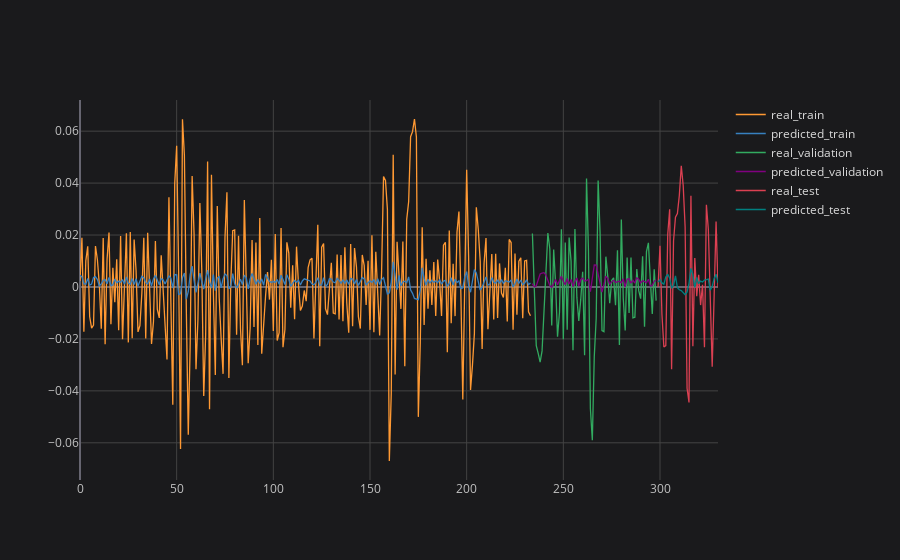

Here is the notebook cell this chart was saved with:
### Code cell
# plotting partial result
plot_ticker = 'PETR4'
plot_feature = 'Adj Close'
plot_imf = 'IMF1'

concatenated_results[plot_ticker][plot_feature][plot_imf].iplot(title=f'{plot_ticker} {plot_feature} {plot_imf}', asFigure=True, layout=space)

### Figure 1 — Plotly figure (JSON) as saved in the notebook; plotly's stock layout.template omitted (floating-point values rounded to 4 significant figures; data arrays with more than 128 entries replaced by an {"elided": "..."} marker saying what was removed)
{"data": [{"line": {"color": "rgba(255, 153, 51, 1.0)", "dash": "solid", "shape": "linear", "width": 1.3}, "mode": "lines", "name": "real_train", "text": "", "type": "scatter", "x": {"elided": "331 float values"}, "y": {"elided": "331 mixed values"}}, {"line": {"color": "rgba(55, 128, 191, 1.0)", "dash": "solid", "shape": "linear", "width": 1.3}, "mode": "lines", "name": "predicted_train", "text": "", "type": "scatter", "x": {"elided": "331 float values"}, "y": {"elided": "331 mixed values"}}, {"line": {"color": "rgba(50, 171, 96, 1.0)", "dash": "solid", "shape": "linear", "width": 1.3}, "mode": "lines", "name": "real_validation", "text": "", "type": "scatter", "x": {"elided": "331 float values"}, "y": {"elided": "331 mixed values"}}, {"line": {"color": "rgba(128, 0, 128, 1.0)", "dash": "solid", "shape": "linear", "width": 1.3}, "mode": "lines", "name": "predicted_validation", "text": "", "type": "scatter", "x": {"elided": "331 float values"}, "y": {"elided": "331 mixed values"}}, {"line": {"color": "rgba(219, 64, 82, 1.0)", "dash": "solid", "shape": "linear", "width": 1.3}, "mode": "lines", "name": "real_test", "text": "", "type": "scatter", "x": {"elided": "331 float values"}, "y": {"elided": "331 mixed values"}}, {"line": {"color": "rgba(0, 128, 128, 1.0)", "dash": "solid", "shape": "linear", "width": 1.3}, "mode": "lines", "name": "predicted_test", "text": "", "type": "scatter", "x": {"elided": "331 float values"}, "y": {"elided": "331 mixed values"}}], "layout": {"legend": {"bgcolor": "#1A1A1C", "font": {"color": "#D9D9D9", "size": 12}}, "paper_bgcolor": "#1A1A1C", "plot_bgcolor": "#1A1A1C", "title": {"font": {"color": "#D9D9D9"}, "x": 0.5}, "xaxis": {"gridcolor": "#434343", "showgrid": true, "tickfont": {"color": "#C2C2C2", "size": 12}, "title": {"font": {"color": "#D9D9D9"}}, "zerolinecolor": "#666570"}, "yaxis": {"gridcolor": "#434343", "showgrid": true, "tickfont": {"color": "#C2C2C2", "size": 12}, "title": {"font": {"color": "#D9D9D9"}}, "zerolinecolor": "#666570"}}}
